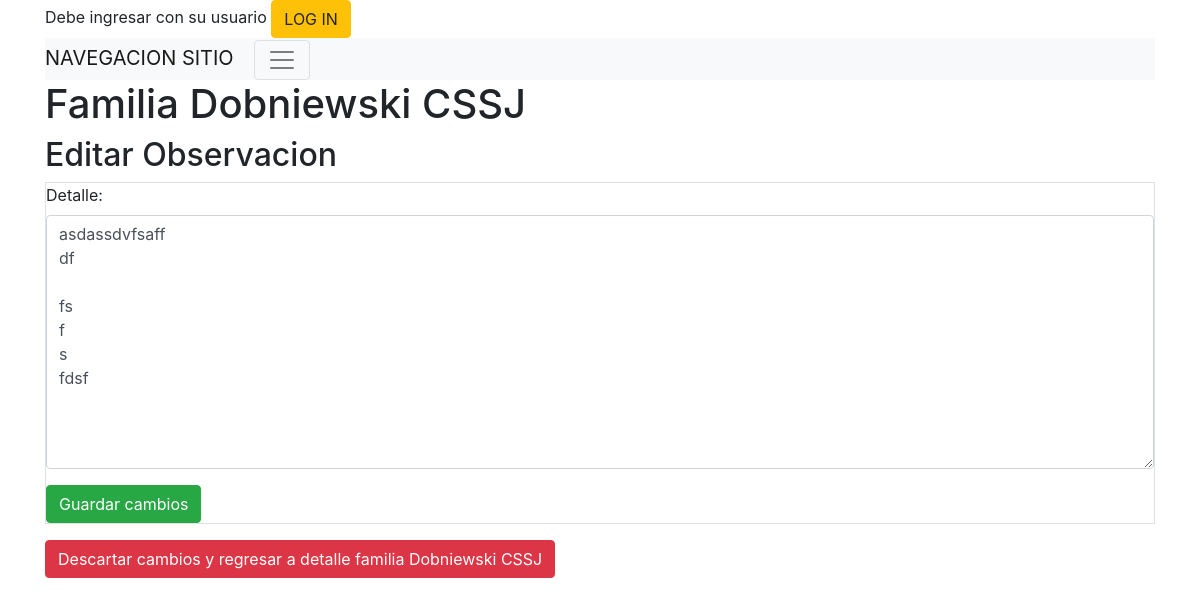
The page /socios/observacion/nuevo/3/5 on the database its author committed.
### socios/models.py (models this page shows, shortened)
class Familia(models.Model):
    familia_crm_id = models.CharField(max_length=50,unique=True)
    crm_id = models.IntegerField(unique=True,null=True) # unique=True
    direccion_calle = models.CharField(max_length=50,blank=True)
    direccion_numero = models.CharField(max_length=50,blank=True)
    direccion_depto = models.CharField(max_length=50,blank=True)
    direccion_localidad = models.CharField(max_length=50,blank=True)
    direccion_provincia = models.CharField(max_length=50,blank=True)
    contacto = models.CharField(max_length=200,blank=True)
    eliminado = models.BooleanField(default=False)
    creado = models.DateTimeField('creado',auto_now_add=True)
    actualizado = models.DateTimeField('actualizado',auto_now=True)
    class Meta:
        permissions = (
                       ( "familia_crear","Agregar nueva familia"),
                       ( "familia_editar","Editar familia"),
                       ( "familia_borrar","Eliminar familia"),
                       ( "familia_ver","Ver informacion de familia" ),
                      )

class Observaciones(models.Model):
    detalle = models.CharField(max_length=400)
    familia = models.ForeignKey(Familia, on_delete=models.CASCADE,blank=True, null=True)
    creado = models.DateTimeField('creado',auto_now_add=True)
    actualizado = models.DateTimeField('actualizado',auto_now=True)
    class Meta:
        permissions = (
                       ( "familia_obs_crear","Agregar nueva observacion a una familia"),
                       ( "familia_obs_editar","Editar una observacion"),
                       ( "familia_obs_borrar","Eliminar una observacion"),
                       ( "familia_obs_ver","Ver una observacion" ),
                      )

### socios/views.py (the view)
# urls.py: path('observacion/nuevo/<int:familia_id>/<int:observacion_id>', views.observacion_nuevo, name='observacion_nuevo'),
def observacion_nuevo(request,familia_id,observacion_id):
    func = inspect.currentframe().f_back.f_code
    logger.debug(" %s: %s in %s:%i" % (
        'init ',
        func.co_name,
        func.co_filename,
        func.co_firstlineno
    ))
    logger.debug("Observacion nuevo a familia {}".format(familia_id))
    familia_observacions = Familia.objects.get(pk=familia_id)
    if observacion_id :
        observacion = Observaciones.objects.get(pk=observacion_id)
        op_title='Editar Observacion'
        boton_aceptar='Guardar cambios'
        boton_cancelar='Descartar cambios y regresar a detalle familia {}'.format(familia_observacions.familia_crm_id)
    else:
        observacion = Observaciones(familia_id=familia_observacions)
        op_title='Nueva Observacion'
        boton_aceptar='Agregar Observacion a la Familia'
        boton_cancelar='Descartar nueva observacion y regresar a detalle familia {}'.format(familia_observacions.familia_crm_id)
    if request.method == "POST":
        form = ObservacionForm(request.POST,instance=observacion)
        form.fields['familia'].disabled = True
        if form.is_valid():
            post = form.save(commit=False)
            post.save()
            logger.debug("CAMINO 1 familia {}".format(familia_id))
            return redirect('socios:familia_detalle', familia_id=familia_id)
    else:
        logger.debug("CAMINO 2 SOCIO NUEVO - familia  {} - {}".format(familia_id,familia_observacions.familia_crm_id))
        form = ObservacionForm(instance=observacion)
        form.fields['familia'].disabled = True
        form.fields['familia'].widget = forms.HiddenInput()
    logger.debug("Socio nuevo END")
    return render(request, 'socios/observacion_nuevo.html', {'form': form, "familia": familia_observacions, 'boton_aceptar': boton_aceptar, 'boton_cancelar': boton_cancelar, 'op_title': op_title })

### socios/forms.py
class ObservacionForm(forms.ModelForm):
    detalle = forms.CharField(widget=forms.Textarea(
        attrs={'class': 'form-control'}))
    class Meta:
        model = Observaciones
        fields = ('detalle', 'familia')

### socios/templates/socios/observacion_nuevo.html (shortened to what this page needs)
{% extends "base_site.html" %}
{% block content %}
{% load crispy_forms_tags %}
<h1>Familia {{ familia.familia_crm_id }}</h1>
<h2>{{ op_title }}</h2>
<div class="post">
  <form method="POST" class="post-form table table-striped table-bordered table-hover table-responsive-xl">
    {% for field in form %}
    <div class="form-group">
        {% if not field.is_hidden %}
          {{ field.label_tag }} {{ field }}
        {% endif %}
    </div>
{% endfor %}
    <button type="submit" class="btn btn-success" type="submit" >{{ boton_aceptar }}</button>
  </form>
</div>
<a type="button" class="btn btn-danger" href="/socios/familia/{{ familia.id }}">{{ boton_cancelar }}</a>
{% endblock content %}

### rows shown on the page
Familia: familia_crm_id "Dobniewski CSSJ"
Observaciones: form "asdassdvfsaff df fs f s fdsf"

### other values the page prints
{{ op_title }} "Editar Observacion"
{{ field.label_tag }} "Detalle:"
{{ boton_aceptar }} "Guardar cambios"
{{ boton_cancelar }} "Descartar cambios y regresar a detalle familia Dobniewski CSSJ"
